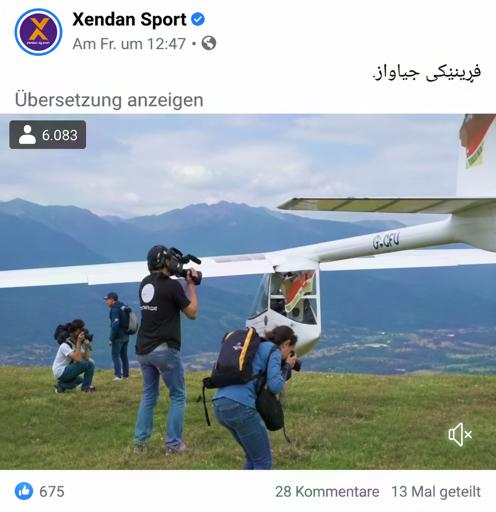
#> input picture code/app/samples/watermarked_jpeg75.jpg, 496 x 512 px
$ python -i feature_utils.py   (imports and definitions only)   (older library calls are emulated)
#> lines starting #> are read from the running program, lines starting #| are printed output that depends on the picture
"""
utils/feature_utils.py — per-image feature extraction.

Feature groups (all from 03-feature-spec.md §4):
  1. noise_features    (~20 dims)  — Gaussian/median residue stats
  2. freq_features     (~22 dims)  — FFT radial spectrum + DCT bands
  3. color_features    (~114 dims) — RGB/HSV histograms + moments
  4. glcm_features     (~20 dims)  — GLCM texture (64-level, 2 dist × 4 angles)

Public API:
  extract_all(img_float32) -> (vector, names)
  batch_extract(imgs_float32, n_workers) -> (X, names)
"""
from __future__ import annotations

import json
import logging
import multiprocessing as mp
from functools import partial
from pathlib import Path
from typing import List, Optional, Tuple

import numpy as np
from PIL import Image
from scipy import ndimage, stats
from scipy.fft import fft2, fftshift

logger = logging.getLogger(__name__)

# ─── helpers ──────────────────────────────────────────────────────────────────

def _to_gray(img: np.ndarray) -> np.ndarray:
    """float32 (H,W,3) → float32 (H,W) Rec-601 luma."""
    return 0.299 * img[:, :, 0] + 0.587 * img[:, :, 1] + 0.114 * img[:, :, 2]


def _safe_stats(arr: np.ndarray) -> Tuple[float, float, float, float]:
    """mean, var, skew, kurtosis — robust on flat arrays."""
    flat = arr.flatten()
    if np.std(flat) < 1e-8:
        return float(np.mean(flat)), 0.0, 0.0, 0.0
    return (
        float(np.mean(flat)),
        float(np.var(flat)),
        float(stats.skew(flat)),
        float(stats.kurtosis(flat)),
    )


# ─── Group 1: Noise residue (~20 dims) ───────────────────────────────────────

def noise_features(img: np.ndarray, gaussian_sigma: float = 1.0, median_ksize: int = 3) -> Tuple[np.ndarray, List[str]]:
    """
    img: float32 (H,W,3) in [0,1].
    Returns (vector, names).
    """
    feats: List[float] = []
    names: List[str] = []

    # Gaussian residue per channel: mean, var, skew, kurt, energy (5 × 3 = 15)
    gauss_smooth = np.stack(
        [ndimage.gaussian_filter(img[:, :, c], sigma=gaussian_sigma) for c in range(3)],
        axis=2,
    )
    gauss_res = img - gauss_smooth  # (H,W,3)

    for ci, ch in enumerate(["R", "G", "B"]):
        r = gauss_res[:, :, ci]
        m, v, sk, ku = _safe_stats(r)
        energy = float(np.sum(r ** 2) / r.size)
        feats += [m, v, sk, ku, energy]
        names += [f"noise_gauss_{ch}_mean", f"noise_gauss_{ch}_var",
                  f"noise_gauss_{ch}_skew", f"noise_gauss_{ch}_kurt",
                  f"noise_gauss_{ch}_energy"]

    # Median residue (grayscale): mean_abs, var, energy (3)
    gray = _to_gray(img)
    med_smooth = ndimage.median_filter(gray, size=median_ksize)
    med_res = gray - med_smooth
    feats += [float(np.mean(np.abs(med_res))), float(np.var(med_res)),
              float(np.sum(med_res ** 2) / med_res.size)]
    names += ["noise_med_gray_abs_mean", "noise_med_gray_var", "noise_med_gray_energy"]

    # Autocorrelation of grayscale Gaussian residue at lag-1 (horiz, vert) (2)
    gr = gauss_res[:, :, 0] * 0.299 + gauss_res[:, :, 1] * 0.587 + gauss_res[:, :, 2] * 0.114
    def lag1_corr(arr, axis):
        a = arr.flatten() if axis == 0 else arr.T.flatten()
        n = len(a)
        if n < 2 or np.std(a) < 1e-8:
            return 0.0
        a0, a1 = a[:-1], a[1:]
        return float(np.corrcoef(a0, a1)[0, 1])

    feats += [lag1_corr(gr, 0), lag1_corr(gr, 1)]
    names += ["noise_autocorr_horiz", "noise_autocorr_vert"]

    return np.array(feats, dtype=np.float32), names


# ─── Group 2: Frequency domain FFT + DCT (~22 dims) ─────────────────────────

def freq_features(img: np.ndarray, radial_bins: int = 8) -> Tuple[np.ndarray, List[str]]:
    gray = _to_gray(img)
    H, W = gray.shape
    feats: List[float] = []
    names: List[str] = []

    # Hann window
    hann = np.hanning(H)[:, None] * np.hanning(W)[None, :]
    spectrum = np.abs(fftshift(fft2(gray * hann))) ** 2
    spectrum_log = np.log1p(spectrum)

    # Radial coordinates
    cy, cx = H // 2, W // 2
    Y, X = np.ogrid[:H, :W]
    R = np.sqrt((Y - cy) ** 2 + (X - cx) ** 2)
    max_r = min(cy, cx)

    # Azimuthal average in bins
    bin_edges = np.linspace(0, max_r, radial_bins + 1)
    radial_power = []
    for i in range(radial_bins):
        mask = (R >= bin_edges[i]) & (R < bin_edges[i + 1])
        val = float(np.mean(spectrum_log[mask])) if mask.sum() > 0 else 0.0
        radial_power.append(val)
    feats += radial_power
    names += [f"fft_radial_bin{i}" for i in range(radial_bins)]

    # High-freq ratio (outer half of max_r)
    outer_mask = R >= max_r / 2
    inner_mask = R < max_r / 2
    total = spectrum_log.sum() + 1e-8
    hf_ratio = float(spectrum_log[outer_mask].sum() / total)
    feats.append(hf_ratio)
    names.append("fft_hf_ratio")

    # Spectral slope (log-log fit)
    freqs = np.array([(bin_edges[i] + bin_edges[i+1])/2 for i in range(radial_bins)])
    log_f = np.log1p(freqs)
    log_p = np.array(radial_power)
    if np.std(log_f) > 1e-8 and np.std(log_p) > 1e-8:
        slope = float(np.polyfit(log_f, log_p, 1)[0])
    else:
        slope = 0.0
    feats.append(slope)
    names.append("fft_spectral_slope")

    # Spectral centroid
    all_r = R.flatten()
    all_s = spectrum_log.flatten()
    centroid = float((all_r * all_s).sum() / (all_s.sum() + 1e-8))
    feats.append(centroid)
    names.append("fft_spectral_centroid")

    # Spectral flatness (geometric mean / arithmetic mean)
    pos = spectrum_log[spectrum_log > 0]
    if len(pos) > 0:
        flat = float(np.exp(np.mean(np.log(pos + 1e-8))) / (np.mean(pos) + 1e-8))
    else:
        flat = 0.0
    feats.append(flat)
    names.append("fft_spectral_flatness")

    # Peak-to-mean ratio (non-DC)
    non_dc = spectrum_log.copy()
    non_dc[cy, cx] = 0.0
    ptm = float(non_dc.max() / (non_dc.mean() + 1e-8))
    feats.append(ptm)
    names.append("fft_peak_to_mean")

    # DCT on grayscale — 8×8 block DCT
    from scipy.fft import dctn
    bsize = 8
    pad_h = (bsize - H % bsize) % bsize
    pad_w = (bsize - W % bsize) % bsize
    g_pad = np.pad(gray, ((0, pad_h), (0, pad_w)))
    Hb, Wb = g_pad.shape
    nb_h, nb_w = Hb // bsize, Wb // bsize

    block_energies_low, block_energies_mid, block_energies_high = [], [], []
    all_ac = []
    dc_vals = []

    for bi in range(nb_h):
        for bj in range(nb_w):
            blk = g_pad[bi*bsize:(bi+1)*bsize, bj*bsize:(bj+1)*bsize]
            d = dctn(blk, norm="ortho")
            # Zig-zag energy bands (approximate by index sum)
            low, mid, high = 0.0, 0.0, 0.0
            for r in range(bsize):
                for c in range(bsize):
                    e = d[r, c] ** 2
                    s = r + c
                    if s < 4:
                        low += e
                    elif s < 8:
                        mid += e
                    else:
                        high += e
            block_energies_low.append(low)
            block_energies_mid.append(mid)
            block_energies_high.append(high)
            dc_vals.append(d[0, 0])
            all_ac.extend(np.abs(d.flatten()[1:]).tolist())

    tot = np.mean(block_energies_low) + np.mean(block_energies_mid) + np.mean(block_energies_high) + 1e-8
    feats += [
        float(np.mean(block_energies_low)),
        float(np.mean(block_energies_mid)),
        float(np.mean(block_energies_high)),
        float(np.mean(block_energies_low) / tot),
        float(np.mean(block_energies_high) / tot),
    ]
    names += ["dct_energy_low", "dct_energy_mid", "dct_energy_high",
              "dct_low_ratio", "dct_high_ratio"]

    feats += [
        float(np.mean(all_ac)),
        float(np.mean(dc_vals)),
        float(np.mean(np.array(all_ac) < 0.1)),
    ]
    names += ["dct_mean_ac", "dct_mean_dc", "dct_near_zero_frac"]

    # Block variance of high-band energy
    feats.append(float(np.var(block_energies_high)))
    names.append("dct_highband_var")

    return np.array(feats, dtype=np.float32), names


# ─── Group 3: Colour statistics (~114 dims) ──────────────────────────────────

def color_features(img: np.ndarray, hist_bins: int = 16) -> Tuple[np.ndarray, List[str]]:
    feats: List[float] = []
    names: List[str] = []

    # RGB histograms (16 bins × 3 = 48)
    for ci, ch in enumerate(["R", "G", "B"]):
        h, _ = np.histogram(img[:, :, ci], bins=hist_bins, range=(0, 1))
        h = h / (h.sum() + 1e-8)
        feats += h.tolist()
        names += [f"rgb_hist_{ch}_b{i}" for i in range(hist_bins)]

    # HSV histograms (16 bins × 3 = 48)
    img_uint8 = (img * 255).clip(0, 255).astype(np.uint8)
    from PIL import Image as PILImage
    pil_img = PILImage.fromarray(img_uint8)
    hsv_arr = np.array(pil_img.convert("HSV"), dtype=np.float32) / 255.0
    for ci, ch in enumerate(["H", "S", "V"]):
        h, _ = np.histogram(hsv_arr[:, :, ci], bins=hist_bins, range=(0, 1))
        h = h / (h.sum() + 1e-8)
        feats += h.tolist()
        names += [f"hsv_hist_{ch}_b{i}" for i in range(hist_bins)]

    # Per-channel mean/std/skewness (3 × 3 = 9)
    for ci, ch in enumerate(["R", "G", "B"]):
        c = img[:, :, ci].flatten()
        feats += [float(np.mean(c)), float(np.std(c)), float(stats.skew(c))]
        names += [f"rgb_{ch}_mean", f"rgb_{ch}_std", f"rgb_{ch}_skew"]

    # Mean saturation, mean value (2)
    feats += [float(hsv_arr[:, :, 1].mean()), float(hsv_arr[:, :, 2].mean())]
    names += ["hsv_mean_sat", "hsv_mean_val"]

    # Fraction near-saturated per channel (0 or 255) (3)
    for ci, ch in enumerate(["R", "G", "B"]):
        c_u8 = img_uint8[:, :, ci]
        frac = float(((c_u8 <= 2) | (c_u8 >= 253)).sum() / c_u8.size)
        feats.append(frac)
        names.append(f"rgb_{ch}_near_sat_frac")

    # Inter-channel correlations RG, GB, RB (3)
    r = img[:, :, 0].flatten()
    g = img[:, :, 1].flatten()
    b = img[:, :, 2].flatten()
    for a, b_, tag in [(r, g, "RG"), (g, b, "GB"), (r, b, "RB")]:
        if np.std(a) < 1e-8 or np.std(b_) < 1e-8:
            feats.append(0.0)
        else:
            feats.append(float(np.corrcoef(a, b_)[0, 1]))
        names.append(f"rgb_corr_{tag}")

    # Hue histogram entropy (1)
    h_hist, _ = np.histogram(hsv_arr[:, :, 0], bins=hist_bins, range=(0, 1))
    h_prob = h_hist / (h_hist.sum() + 1e-8)
    entropy = float(-np.sum(h_prob * np.log(h_prob + 1e-8)))
    feats.append(entropy)
    names.append("hsv_hue_entropy")

    return np.array(feats, dtype=np.float32), names


# ─── Group 4: GLCM texture (~20 dims) ────────────────────────────────────────

def glcm_features(
    img: np.ndarray,
    levels: int = 64,
    distances: List[int] = [1, 2],
    angles: List[float] = [0, 0.7854, 1.5708, 2.3562],
) -> Tuple[np.ndarray, List[str]]:
    from skimage.feature import graycomatrix, graycoprops

    gray = _to_gray(img)
    # Quantise to [0, levels-1]
    g_q = (gray * (levels - 1)).clip(0, levels - 1).astype(np.uint8)

    feats: List[float] = []
    names: List[str] = []

    props = ["contrast", "dissimilarity", "homogeneity", "energy", "correlation"]
    for d in distances:
        glcm = graycomatrix(g_q, distances=[d], angles=angles,
                            levels=levels, symmetric=True, normed=True)
        for prop in props:
            vals = graycoprops(glcm, prop)[0]  # shape (n_angles,)
            # Handle NaN in correlation for flat images
            vals = np.nan_to_num(vals, nan=0.0)
            feats.append(float(vals.mean()))
            names.append(f"glcm_d{d}_{prop}_mean")
            feats.append(float(vals.std()))
            names.append(f"glcm_d{d}_{prop}_std")

    return np.array(feats, dtype=np.float32), names


# ─── Combined extractor ───────────────────────────────────────────────────────

def extract_all(
    img: np.ndarray,
    cfg: Optional[dict] = None,
) -> Tuple[np.ndarray, List[str]]:
    """
    img: float32 (H,W,3) in [0,1].
    Returns: (feature_vector, feature_names)
    """
    if cfg is None:
        cfg = {}
    noise_cfg = cfg.get("noise", {})
    fft_cfg = cfg.get("fft", {})
    color_cfg = cfg.get("color", {})
    glcm_cfg = cfg.get("glcm", {})

    vn, nn = noise_features(img, **{k: v for k, v in noise_cfg.items()
                                    if k in ["gaussian_sigma", "median_ksize"]})
    vf, nf = freq_features(img, **{k: v for k, v in fft_cfg.items()
                                   if k in ["radial_bins"]})
    vc, nc = color_features(img, **{k: v for k, v in color_cfg.items()
                                    if k in ["hist_bins"]})
    vg, ng = glcm_features(
        img,
        levels=glcm_cfg.get("levels", 64),
        distances=glcm_cfg.get("distances", [1, 2]),
        angles=glcm_cfg.get("angles", [0, 0.7854, 1.5708, 2.3562]),
    )

    vec = np.concatenate([vn, vf, vc, vg])
    names = nn + nf + nc + ng

    # Sanity: no NaN/Inf
    vec = np.nan_to_num(vec, nan=0.0, posinf=0.0, neginf=0.0)
    return vec, names


# [34 lines left out: functions _worker_extract, batch_extract, not called in this run]


def save_feature_names(names: List[str], path: str | Path) -> None:
    with open(path, "w") as f:
        json.dump(names, f, indent=2)


def load_feature_names(path: str | Path) -> List[str]:
    with open(path) as f:
        return json.load(f)

>>> import cv2
>>> picture = cv2.imread('../app/samples/watermarked_jpeg75.jpg')
#> picture is the input picture: shape (512, 496, 3); mean B, G, R 175.9, 171.4, 160.1
>>> result = extract_all(picture)
#> in noise_features, `gauss_res = img - gauss_smooth`:
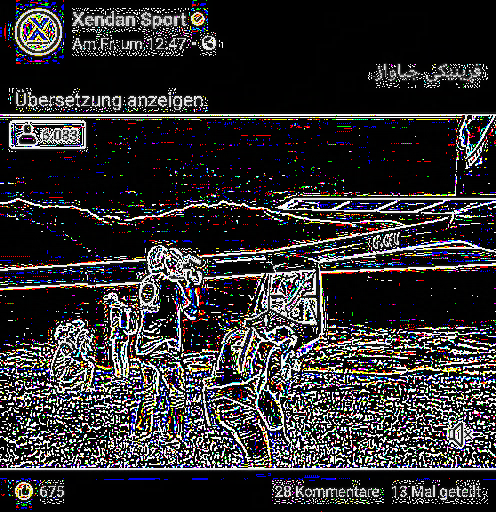
#> gauss_res: shape (512, 496, 3); mean B, G, R 49.2, 47.5, 49.2
#> the loop in noise_features, `for ci, ch in enumerate(["R", "G", "B"]):` made 3 passes
#> (m, v, sk, ku, energy) on passes 1 to 3: (49.21, 9205, 1.59, 0.559, 19.46), (47.46, 8920.7, 1.65, 0.749, 19.26), (49.18, 9180.5, 1.59, 0.564, 19.63)
#> pass 1, in noise_features, `r = gauss_res[:, :, ci]`:
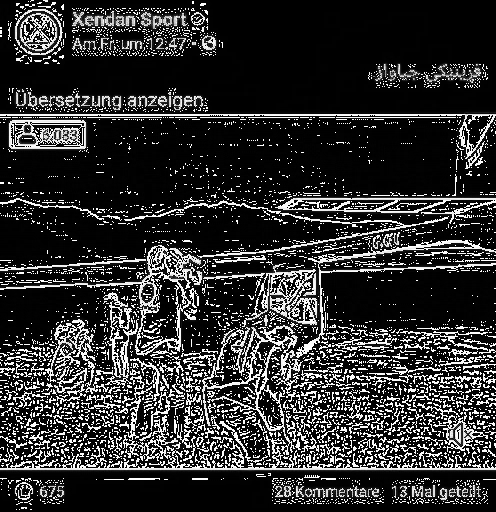
#> r: shape (512, 496); min 0, max 255, mean 49.2
#> after the loop in noise_features, `for ci, ch in enumerate(["R", "G", "B"]):`: names = 15 items, first 6: 'noise_gauss_R_mean', 'noise_gauss_R_var', 'noise_gauss_R_skew', 'noise_gauss_R_kurt', 'noise_gauss_R_energy', 'noise_gauss_G_mean'
#> in _to_gray, `return 0.299 * img[:, :, 0] + 0.587 * img[:, :, 1] + 0.114 * img[:, :,..`:
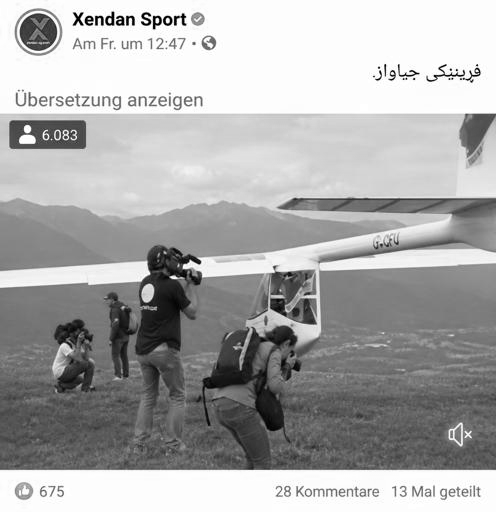
#> returned value: shape (512, 496) float64; min 0, max 255, mean 171.5
#> in noise_features, `med_res = gray - med_smooth`:
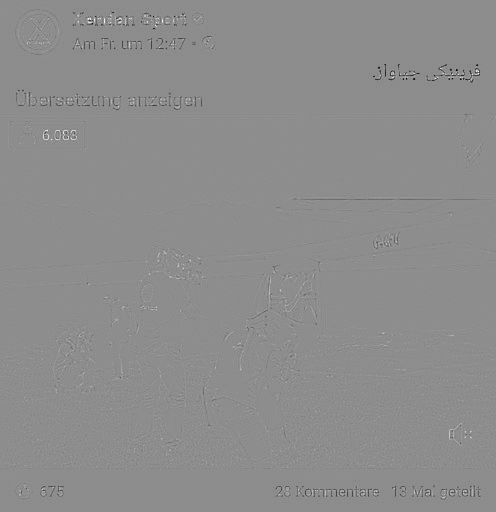
#> med_res: shape (512, 496) float64; min -206, max 165, mean -0.4; drawn with min black and max white
#> in noise_features, `feats += [float(np.mean(np.abs(med_res))), float(np.var(med_res)), flo..`: feats = [49.21, 9205, 1.59, 0.559, 19.46, 47.46, 8920.7, 1.65, 0.749, 19.26, 49.18, 9180.5, 1.59, 0.564, 19.63, 2.13, 62.33, 62.46]
#> in noise_features, `names += ["noise_med_gray_abs_mean", "noise_med_gray_var", "noise_med_..`: names = 18 items, first 6: 'noise_gauss_R_mean', 'noise_gauss_R_var', 'noise_gauss_R_skew', 'noise_gauss_R_kurt', 'noise_gauss_R_energy', 'noise_gauss_G_mean'
#> in noise_features, `gr = gauss_res[:, :, 0] * 0.299 + gauss_res[:, :, 1] * 0.587 + gauss_r..`:
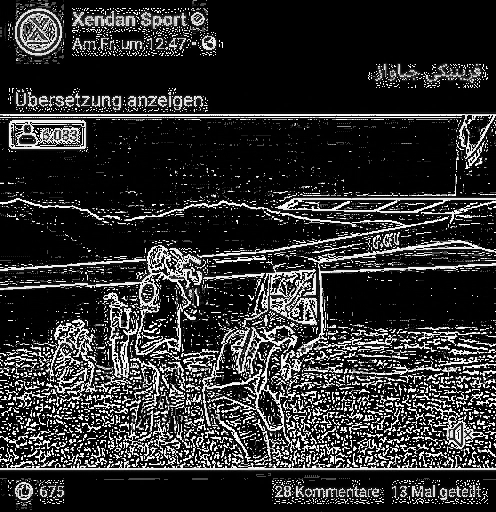
#> gr: shape (512, 496) float64; min 0, max 255, mean 48.2
#> in lag1_corr, `n = len(a)`: n = 253952
#> in noise_features, `feats += [lag1_corr(gr, 0), lag1_corr(gr, 1)]`: feats = [49.21, 9205, 1.59, 0.559, 19.46, 47.46, 8920.7, 1.65, 0.749, 19.26, 49.18, 9180.5, 1.59, 0.564, 19.63, 2.13, 62.33, 62.46, 0.576, 0.433]
#> in noise_features, `names += ["noise_autocorr_horiz", "noise_autocorr_vert"]`: names = 20 items, first 6: 'noise_gauss_R_mean', 'noise_gauss_R_var', 'noise_gauss_R_skew', 'noise_gauss_R_kurt', 'noise_gauss_R_energy', 'noise_gauss_G_mean'
#> in extract_all, `vn, nn = noise_features(img, **{k: v for k, v in noise_cfg.items() if ..`: vn = 20 values, max 9205 at index 1, min 0.433 at index 19, mean 1382.3; nn has the same summary as names in noise_features
#> in freq_features, `spectrum_log = np.log1p(spectrum)`:
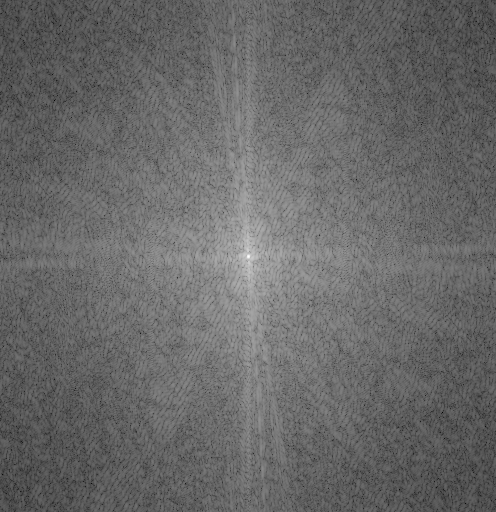
#> spectrum_log: shape (512, 496) float64; min 0.812, max 32.21, mean 13.7; drawn with min black and max white
#> the loop in freq_features, `for i in range(radial_bins):` made 8 passes
#> val on passes 1 to 8: 20.68, 18.27, 16.93, 15.87, 14.95, 14.15, 13.26, 12.57
#> after the loop in freq_features, `for i in range(radial_bins):`: radial_power = [20.68, 18.27, 16.93, 15.87, 14.95, 14.15, 13.26, 12.57]
#> in freq_features, `feats += radial_power`: feats has the same summary as radial_power
#> in freq_features, `total = spectrum_log.sum() + 1e-8`: total = 3478207.9
#> in freq_features, `hf_ratio = float(spectrum_log[outer_mask].sum() / total)`: hf_ratio = 0.765
#> in freq_features, `log_p = np.array(radial_power)`: log_p has the same summary as radial_power
#> in freq_features, `slope = float(np.polyfit(log_f, log_p, 1)[0])`: slope = -3.03
#> in freq_features, `centroid = float((all_r * all_s).sum() / (all_s.sum() + 1e-8))`: centroid = 182.3
#> in freq_features, `flat = float(np.exp(np.mean(np.log(pos + 1e-8))) / (np.mean(pos) + 1e-..`: flat = 0.984
#> in freq_features, `ptm = float(non_dc.max() / (non_dc.mean() + 1e-8))`: ptm = 2.26
#> after the loop in freq_features, `for bi in range(nb_h):`: all_ac = 249984 items; block_energies_high = 3968 values, max 44000.7 at index 616, min 0 at index 0, mean 604.3; block_energies_low = 3968 values, max 4161135 at index 851, min 12659.1 at index 2315, mean 2189272.9; block_energies_mid = 3968 values, max 428797.6 at index 135, min 0 at index 0, mean 6525.5; dc_vals = 3968 values, max 2039.9 at index 851, min 107.3 at index 2315, mean 1371.6
#> in freq_features, `tot = np.mean(block_energies_low) + np.mean(block_energies_mid) + np.m..`: tot = 2196402.7
#> in freq_features, `feats += [ float(np.mean(block_energies_low)), float(np.mean(block_ene..`: feats = [20.68, 18.27, 16.93, 15.87, 14.95, 14.15, 13.26, 12.57, 0.765, -3.03, 182.3, 0.984, 2.26, 2189272.9, 6525.5, 604.3, 0.997, 0.000275]
#> in freq_features, `feats += [ float(np.mean(all_ac)), float(np.mean(dc_vals)), float(np.m..`: feats = [20.68, 18.27, 16.93, 15.87, 14.95, 14.15, 13.26, 12.57, 0.765, -3.03, 182.3, 0.984, 2.26, 2189272.9, 6525.5, 604.3, 0.997, 0.000275, 5.32, 1371.6, 0.409]
#> in extract_all, `vf, nf = freq_features(img, **{k: v for k, v in fft_cfg.items() if k i..`: vf = 22 values, max 8853637 at index 21, min -3.03 at index 9, mean 502351.3; nf = 22 items, first 6: 'fft_radial_bin0', 'fft_radial_bin1', 'fft_radial_bin2', 'fft_radial_bin3', 'fft_radial_bin4', 'fft_radial_bin5'
#> the loop in color_features, `for ci, ch in enumerate(["R", "G", "B"]):` made 3 passes
#> h on passes 2 to 3: [0.837, 0, 0, 0, 0, 0, 0, 0, 0, 0, 0, 0, 0, 0, 0, 0.163], [0.689, 0, 0, 0, 0, 0, 0, 0, 0, 0, 0, 0, 0, 0, 0, 0.311]
#> after the loop in color_features, `for ci, ch in enumerate(["R", "G", "B"]):`: feats = 48 values, max 0.884 at index 0, min 0 at index 1, mean 0.0625; names = 48 items, first 6: 'rgb_hist_R_b0', 'rgb_hist_R_b1', 'rgb_hist_R_b2', 'rgb_hist_R_b3', 'rgb_hist_R_b4', 'rgb_hist_R_b5'
#> in color_features, `img_uint8 = (img * 255).clip(0, 255).astype(np.uint8)`:
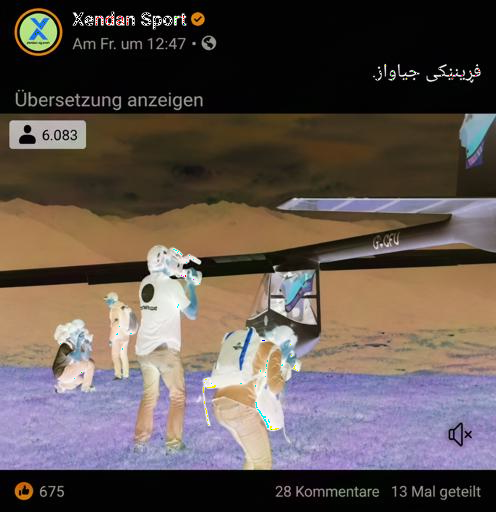
#> img_uint8: shape (512, 496, 3); mean B, G, R 79.8, 84.4, 95.7
#> (the rest of the program and of its run is left out)
